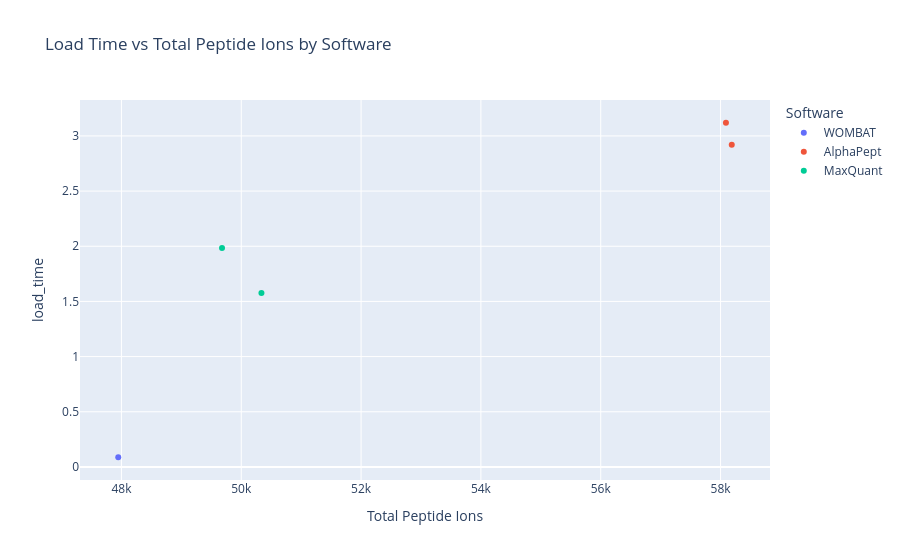

This figure's notebook cell:
### Code cell
import plotly.express as px
import plotly.io as pio
pio.templates.default = "plotly"     # the default Plotly template

create_scatter_plot(performance_df, x_column="total_peptide_ions", y_column="load_time", title="Load Time vs Total Peptide Ions by Software")

### Figure 1 — Plotly figure (JSON) as saved in the notebook; plotly's stock layout.template omitted (floating-point values rounded to 4 significant figures)
{"data": [{"hovertemplate": "Software=WOMBAT<br>Total Peptide Ions=%{x}<br>load_time=%{y}<extra></extra>", "legendgroup": "WOMBAT", "marker": {"color": "#636efa", "symbol": "circle"}, "mode": "markers", "name": "WOMBAT", "orientation": "v", "showlegend": true, "type": "scatter", "x": [47947], "xaxis": "x", "y": [0.08756], "yaxis": "y"}, {"hovertemplate": "Software=AlphaPept<br>Total Peptide Ions=%{x}<br>load_time=%{y}<extra></extra>", "legendgroup": "AlphaPept", "marker": {"color": "#EF553B", "symbol": "circle"}, "mode": "markers", "name": "AlphaPept", "orientation": "v", "showlegend": true, "type": "scatter", "x": [58187, 58090], "xaxis": "x", "y": [2.92, 3.119], "yaxis": "y"}, {"hovertemplate": "Software=MaxQuant<br>Total Peptide Ions=%{x}<br>load_time=%{y}<extra></extra>", "legendgroup": "MaxQuant", "marker": {"color": "#00cc96", "symbol": "circle"}, "mode": "markers", "name": "MaxQuant", "orientation": "v", "showlegend": true, "type": "scatter", "x": [49679, 50337], "xaxis": "x", "y": [1.985, 1.577], "yaxis": "y"}], "layout": {"hovermode": "closest", "legend": {"title": {"text": "Software"}, "tracegroupgap": 0}, "title": {"text": "Load Time vs Total Peptide Ions by Software"}, "xaxis": {"anchor": "y", "domain": [0, 1], "title": {"text": "Total Peptide Ions"}}, "yaxis": {"anchor": "x", "domain": [0, 1], "title": {"text": "load_time"}}}}
